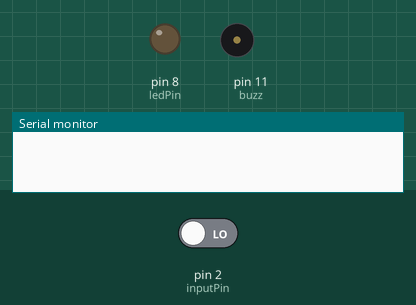
Simulated run of this sketch. Board: Arduino Uno, built with avr-gcc and run on an emulated ATmega328P. On the bench: output pins drawn as LEDs (lit = HIGH), buzzer (waves = sounding, pin HIGH), the last lines printed to the serial monitor. Inputs (shaded band) come from the test bench; at power-on: pin 2 (inputPin) LOW. The modem accepts every AT command (registered, SIM ready, sends succeed) and sends nothing else.

Above: at 1.2 s.
1.3 s: pin 2 (inputPin) driven HIGH
At 1.7 s:
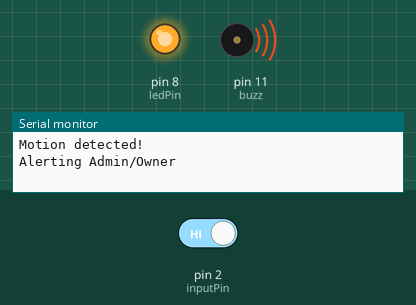
2.8 s: pin 2 (inputPin) driven LOW
At 4.1 s:
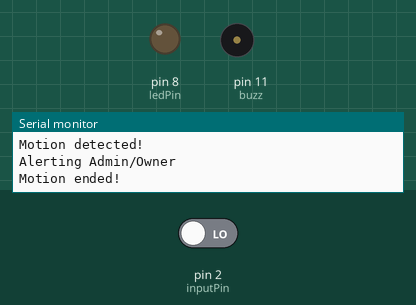
Timing chart, 0 to 5.8 s (numbered marks = the images above; inputs shaded):
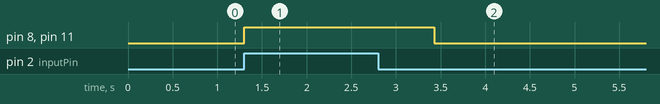

Measured:
- after the input at 1.3 s, pin 8 (ledPin), pin 11 (buzz): LOW → HIGH at once
- after the input at 2.8 s, pin 8 (ledPin), pin 11 (buzz): HIGH → LOW after 0.63 s

The sketch:

TDMS.ino
```cpp
/*
 *Connect 5VT to D9 and 5VR to D10
 *Feed GSM SIM900A with Arduino's 5V
 * */
#include <SoftwareSerial.h>

int ledPin = 8;                // choose the pin for the LED
int inputPin = 2;               // choose the input pin (for PIR sensor)
int pirState = LOW;             // we start, assuming no motion detected
int val = 0;
//int sms_count=0; // variable for reading the pin status
int buzz = 11;                  // buzzer pin at 11
SoftwareSerial mySerial(9, 10);
//char msg;

void setup() {
  mySerial.begin(9600);   // Setting the baud rate of GSM Module
  Serial.begin(9600);    // Setting the baud rate of Serial Monitor (Arduino)
  pinMode(ledPin, OUTPUT);      // declare LED as output
  pinMode(inputPin, INPUT);     // declare sensor as input
  pinMode(buzz, OUTPUT);
}

void loop(){
  val = digitalRead(inputPin);  // read input value
  if (val == HIGH)  // check if the input is HIGH
  {
    digitalWrite(ledPin, HIGH);  // turn LED ON
    digitalWrite(buzz, HIGH); //ACTIVATE BUZZER
    if (pirState == LOW)    // we have just turned on
    {
      Serial.println("Motion detected!\r\n\n");
      Serial.println("Alerting Admin/Owner \r\n\n");
      mySerial.println("AT+CMGF=1");    //To send SMS in Text Mode
      delay(500);
      mySerial.println("AT+CMGS=\"Your Phone Number\"\r"); // change to the phone number you using
      delay(500);
      mySerial.println("Someone is Trying to Break IN \r\n\n");//the content of the message
      delay(200);
      mySerial.println("Succesfully Sent Message from GSM Module \r\n");//the stopping character
      delay(800);
      // We only want to print on the output change, not state
      pirState = HIGH;
    }
  }
  else
  {
    digitalWrite(ledPin, LOW); // turn LED OFF
    digitalWrite(buzz, LOW);  // turn off buzzer
    if (pirState == HIGH)
    {
      // we have just turned of
      Serial.println("Motion ended! \r\n\n");
      mySerial.println("AT+CNMI=2,2,0,0,0\r\n\n"); // AT Command to recieve a live SMS
      mySerial.println("Message Sent"); // AT Command to recieve a live SMS
      delay(1000);
      // We only want to print on the output change, not state
      pirState = LOW;
    }
  }
}
```
